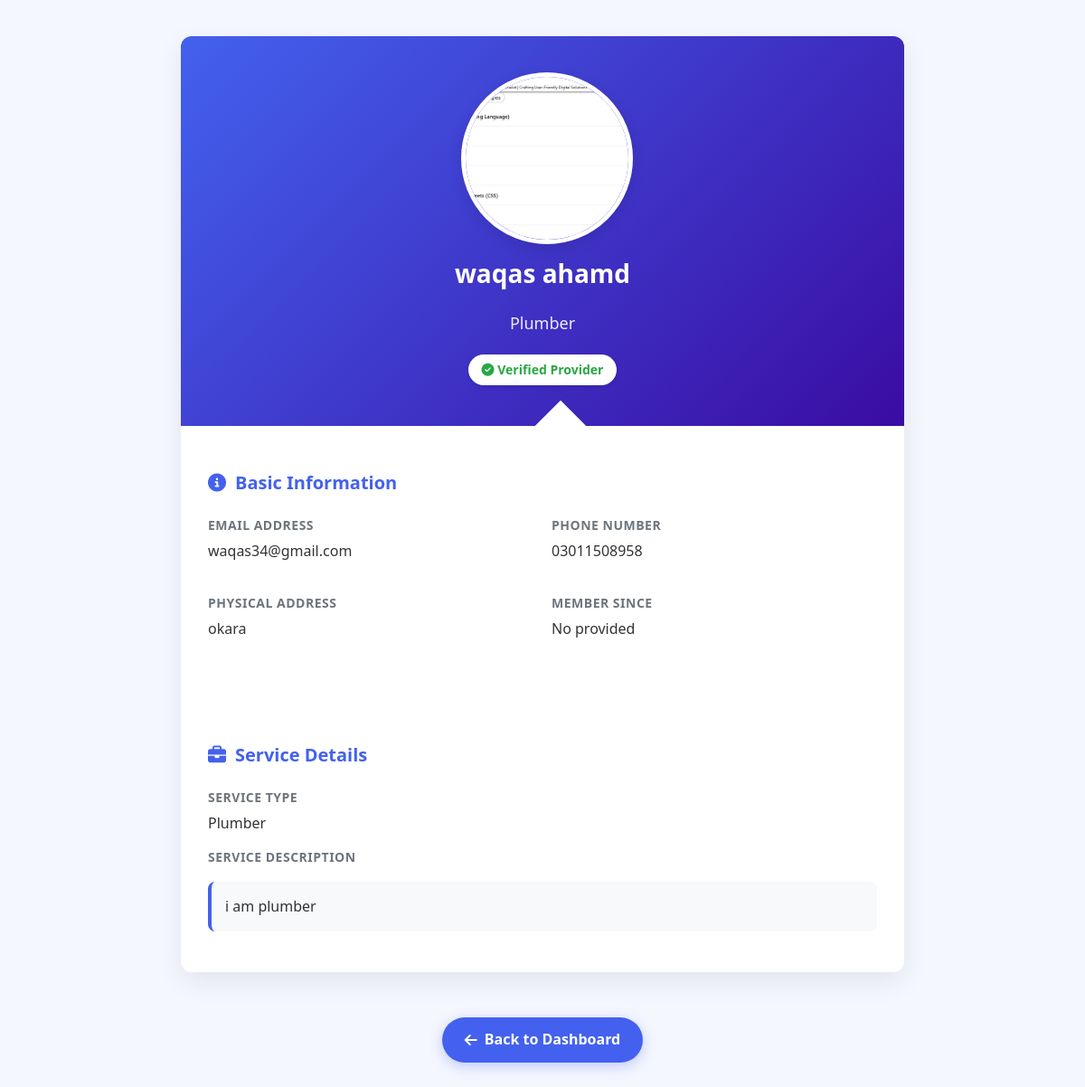
/service-providers/2/ (signed in), run on the app's committed database.
### smartcity/models.py (models this page shows, shortened)
class ServiceProviderR(models.Model):
    SERVICE_CHOICES = [
        ('plumber', 'Plumber'),
        ('electrician', 'Electrician'),
        ('carpenter', 'Carpenter'),
        ('painter', 'Painter'),
        ('welder', 'Welder'),
        ('cable', 'Cable Provider'),
        ('internet', 'Internet Service'),
        ('groceries', 'Groceries'),
    ]
    username=models.CharField(max_length=100)
    service_image = models.ImageField(upload_to='service_images/')
    servicename = models.CharField(max_length=100, null=False ,choices=SERVICE_CHOICES)
    first_name=models.CharField(max_length=100)
    last_name=models.CharField(max_length=100)
    Phoneno = models.CharField(max_length=11)
    address = models.TextField()
    email=models.EmailField()
    password = models.CharField(max_length=128, null=False)
    is_approved = models.BooleanField(default=False)
    rating = models.DecimalField(max_digits=3, decimal_places=2, default=0.00)
    description = models.TextField(blank=True, null=True)
    is_rejected = models.BooleanField(default=False)
    approval_date = models.DateTimeField(null=True, blank=True)
    def __init__(self, *args, **kwargs):
        super().__init__(*args, **kwargs)
        self._original_is_approved = self.is_approved  # Track approval status changes
    class Meta:
        verbose_name = "Service Provider"
        verbose_name_plural = "Service Providers"
        ordering = ['-id']

### smartcity/views.py (the view)
# urls.py: path('service-providers/<int:provider_id>/', service_provider_view, name='service_provider_view'),
@login_required
def service_provider_view(request, provider_id):
    provider = get_object_or_404(ServiceProviderR, id=provider_id)
    is_verified = provider.is_approved  # Or any other verification logic you have
    context = {
        'provider': provider,
        'date_joined': provider.approval_date.strftime("%B %d, %Y") if provider.approval_date else "Not approved yet",
        'servicename': provider.get_servicename_display(),  # This will show the display name of the choice
        'page_title': f'{provider.first_name} {provider.last_name} | Details',
        'is_verified': is_verified,
    }
    return render(request, 'serviceprovider_view.html', context)

### smartcity/templates/serviceprovider_view.html (shortened to what this page needs)
<!DOCTYPE html>
{% load static %}
<html>
<head>
    <link rel="stylesheet" href="{% static 'css/s_view.css' %}">
    <link href="https://cdnjs.cloudflare.com/ajax/libs/font-awesome/6.4.0/css/all.min.css" rel="stylesheet">
</head>
<body>
    <div class="container">
        <div class="profile-card">
            <div class="profile-header">
                <div class="profile-img-container">
                    {% if provider.service_image %}
                        <img src="{{ provider.service_image.url }}" class="profile-img" alt="{{ provider.first_name }} {{ provider.last_name }}">
                    {% else %}
                        <div class="profile-img profile-img-placeholder">
                            <i class="fas fa-user"></i>
                        </div>
                    {% endif %}
                </div>
                <h1 class="profile-name">{{ provider.first_name }} {{ provider.last_name }}</h1>
                <p class="profile-title">{{ servicename }}</p>
                <div>
                    {% if is_verified %}
                    <span class="status-badge verified-badge">
                        <i class="fas fa-check-circle"></i> Verified Provider
                    </span>
                    {% endif %}
                </div>
            </div>
            <div class="detail-section">
                <h2 class="section-title"><i class="fas fa-info-circle"></i> Basic Information</h2>
                <div class="detail-grid">
                    <div class="detail-item">
                        <div class="detail-label">Email Address</div>
                        <div class="detail-value">{{ provider.email }}</div>
                    </div>
                    <div class="detail-item">
                        <div class="detail-label">Phone Number</div>
                        <div class="detail-value">{{ provider.Phoneno }}</div>
                    </div>
                    <div class="detail-item">
                        <div class="detail-label">Physical Address</div>
                        <div class="detail-value">{{ provider.address }}</div>
                    </div>
                    <div class="detail-item">
                        <div class="detail-label">Member Since</div>
                        <div class="detail-value">No provided</div>
                    </div>
                </div>
            </div>
            <div class="detail-section">
                <h2 class="section-title"><i class="fas fa-briefcase"></i> Service Details</h2>
                <div class="detail-item">
                    <div class="detail-label">Service Type</div>
                    <div class="detail-value">{{ servicename }}</div>
                </div>
                {% if provider.description %}
                <div class="detail-item">
                    <div class="detail-label">Service Description</div>
                    <div class="description-box">
                        {{ provider.description }}
                    </div>
                </div>
                {% endif %}
            </div>
        </div>
        <div class="action-buttons">
            <a href="{% url 'dashboard' %}" class="back-btn">
                <i class="fas fa-arrow-left"></i> Back to Dashboard
            </a>
        </div>
    </div>
</body>
</html>

### static/css/s_view.css (style rules this page uses)
:root { --primary-color: #4361ee; --primary-light: #e6f0ff; --secondary-color: #3a0ca3; --success-color: #28a745; --light-gray: #f8f9fa; --medium-gray: #e9ecef; --dark-gray: #6c757d; }
body { font-family: 'Segoe UI', Tahoma, Geneva, Verdana, sans-serif; line-height: 1.6; padding: 0; margin: 0; background-color: #f5f7ff; color: #333; }
.container { max-width: 800px; margin: 40px auto; padding: 0 20px; }
.profile-card { background: white; border-radius: 12px; box-shadow: 0 10px 30px rgba(0, 0, 0, 0.08); overflow: hidden; margin-bottom: 30px; }
.profile-header { text-align: center; padding: 40px 20px; background: linear-gradient(135deg, var(--primary-color), var(--secondary-color)); color: white; position: relative; }
.profile-header::after { content: ''; position: absolute; bottom: -20px; left: 50%; transform: translateX(-50%); width: 40px; height: 40px; background: white; transform: rotate(45deg); z-index: 1; }
.profile-img-container { position: relative; width: 180px; height: 180px; margin: 0 auto 20px; z-index: 2; }
.profile-img { width: 100%; height: 100%; border-radius: 50%; object-fit: cover; border: 5px solid white; box-shadow: 0 5px 15px rgba(0, 0, 0, 0.1); transition: all 0.3s ease; }
.profile-name { font-size: 28px; margin: 10px 0 5px; font-weight: 700; }
.profile-title { font-size: 18px; color: rgba(255, 255, 255, 0.9); margin-bottom: 15px; }
.status-badge { display: inline-block; padding: 6px 15px; border-radius: 20px; font-size: 14px; font-weight: 600; margin: 5px; box-shadow: 0 2px 5px rgba(0, 0, 0, 0.1); }
.verified-badge { background-color: white; color: var(--success-color); }
.detail-section { padding: 30px; }
.section-title { color: var(--primary-color); font-size: 20px; margin-bottom: 20px; display: flex; align-items: center; }
.section-title i { margin-right: 10px; }
.detail-grid { display: grid; grid-template-columns: repeat(auto-fill, minmax(250px, 1fr)); gap: 20px; margin-bottom: 20px; }
.detail-item { margin-bottom: 15px; }
.detail-label { font-size: 14px; color: var(--dark-gray); text-transform: uppercase; letter-spacing: 0.5px; margin-bottom: 5px; font-weight: 600; }
.detail-value { font-size: 16px; font-weight: 500; color: #333; line-height: 1.5; }
.description-box { background: var(--light-gray); padding: 15px; border-radius: 8px; border-left: 4px solid var(--primary-color); margin-top: 15px; }
.action-buttons { text-align: center; padding: 20px; }
.back-btn { display: inline-flex; align-items: center; padding: 12px 25px; background: var(--primary-color); color: white; text-decoration: none; border-radius: 30px; font-weight: 600; transition: all 0.3s ease; box-shadow: 0 4px 15px rgba(67, 97, 238, 0.3); }
.back-btn i { margin-right: 8px; }

### data on the page
ServiceProviderR: service_image (picture), first_name "waqas", last_name "ahamd", servicename "Plumber", email "waqas34@gmail.com", Phoneno "03011508958", address "okara", description "i am plumber"
